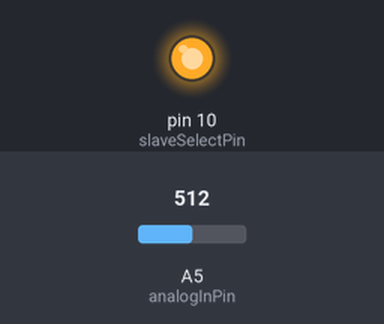
Bench run of a sketch on a simulated Arduino Uno, built with avr-gcc and run on an emulated ATmega328P. On the bench: output pins drawn as LEDs (lit = HIGH). Inputs (shaded band) come from the test bench; at power-on: A5 (analogInPin) = 512. What the sketch prints to the serial monitor is not drawn.

Above: at 0.1 s.
Timing chart, 0 to 1.6 s (numbered marks = the images above):
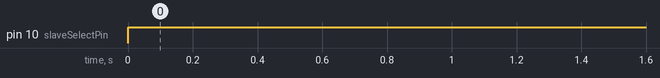

The sketch:

DigitalPotControl_test2.ino
```cpp
/*
  Digital Pot Control

  This example controls an Analog Devices AD5206 digital potentiometer.
  The AD5206 has 6 potentiometer channels. Each channel's pins are labeled
  A - connect this to voltage
  W - this is the pot's wiper, which changes when you set it
  B - connect this to ground.

 The AD5206 is SPI-compatible,and to command it, you send two bytes,
 one with the channel number (0 - 5) and one with the resistance value for the
 channel (0 - 255).

 The circuit:
  * All A pins  of AD5206 connected to +5V
  * All B pins of AD5206 connected to ground
  * An LED and a 220-ohm resisor in series connected from each W pin to ground
  * CS - to digital pin 10  (SS pin)
  * SDI - to digital pin 11 (MOSI pin)
  * CLK - to digital pin 13 (SCK pin)

 created 10 Aug 2010
 by Tom Igoe

 Thanks to Heather Dewey-Hagborg for the original tutorial, 2005

*/


// inslude the SPI library:
#include <SPI.h>


// set pin 10 as the slave select for the digital pot:
const int slaveSelectPin = 10;
const int analogInPin = A5;
int wert = 0;
int range = 128;

void setup() {
  // set the slaveSelectPin as an output:
  pinMode (slaveSelectPin, OUTPUT);
  // initialize SPI:
  SPI.begin();
  Serial.begin(9600);
}

void loop() {
  // go through the six channels of the digital pot:

    for (int level = 0; level < range; level++) {
      digitalPotWrite(1, level);
//      if(level == range/2){
//        delay(2000);
//      }
      wert = analogRead(analogInPin);
      Serial.println(level);
      delay(500);
      }
      delay(5000);
      for (int level = 0; level < range; level++) {
      digitalPotWrite(1, range - level);
//      if(level == range/2){
//        delay(2000);
//      }
      wert = analogRead(analogInPin);
      Serial.println(range-level);
      delay(500);
      }
      delay(5000);


}

void digitalPotWrite(int address, int value) {
  // take the SS pin low to select the chip:
  digitalWrite(slaveSelectPin, LOW);
  //  send in the address and value via SPI:
  SPI.transfer(address);
  SPI.transfer(value);
  // take the SS pin high to de-select the chip:
  digitalWrite(slaveSelectPin, HIGH);
}
```

Measured:
- by itself, pin 10 (slaveSelectPin): LOW → HIGH at 0.00 s
